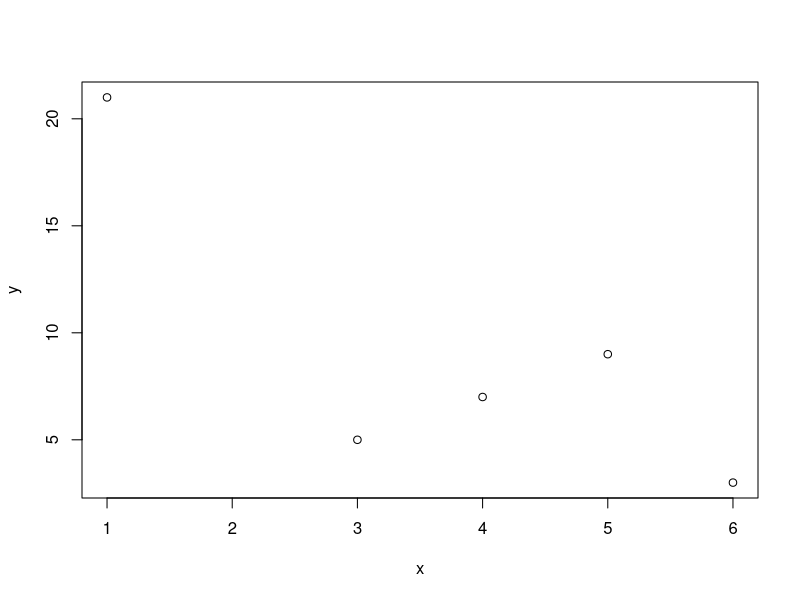
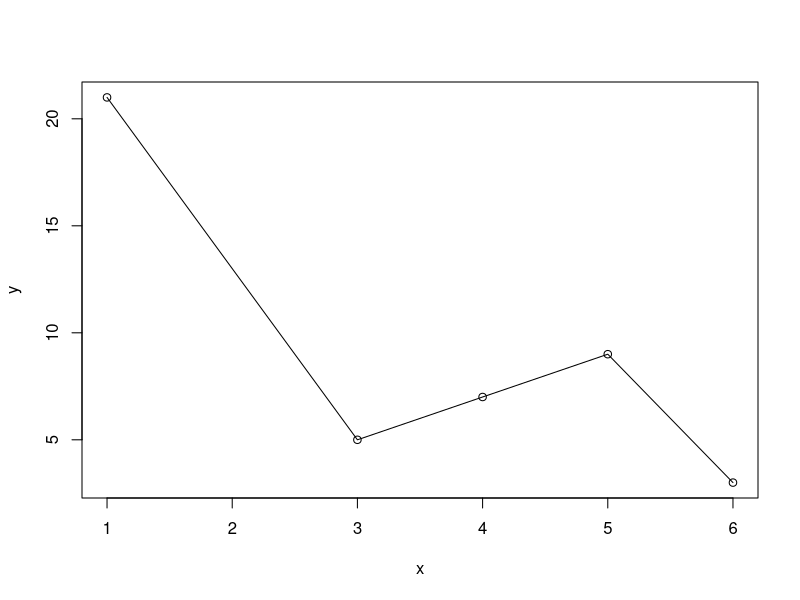
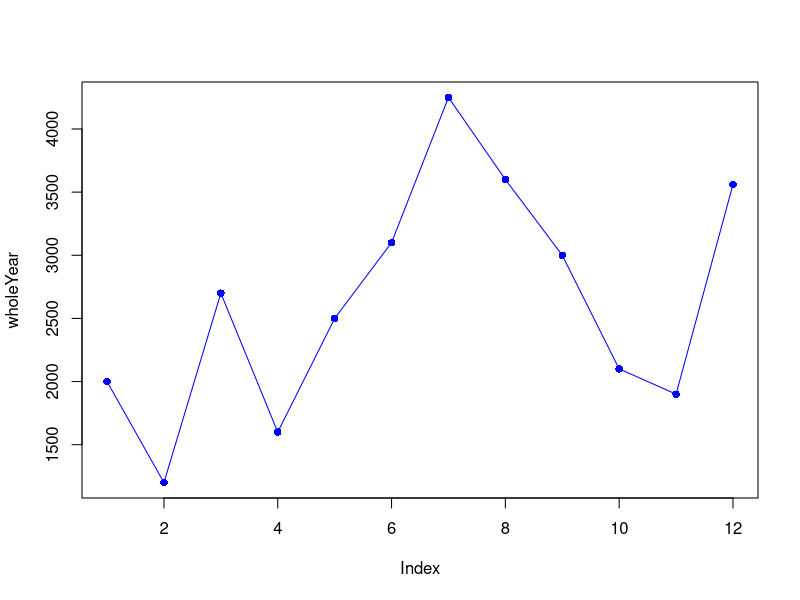
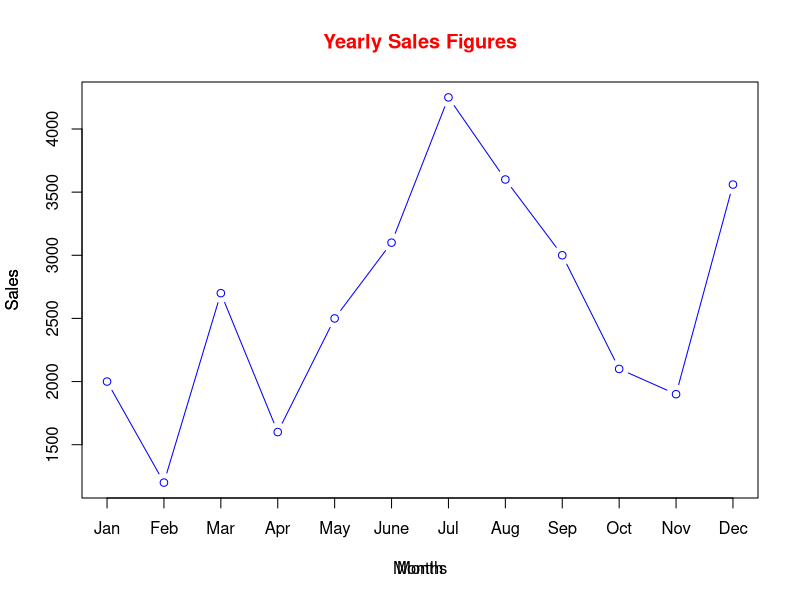
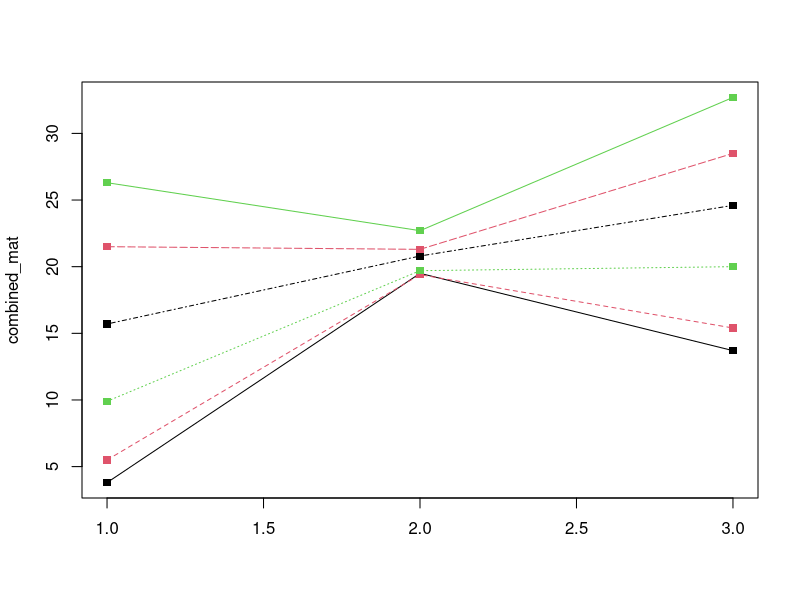
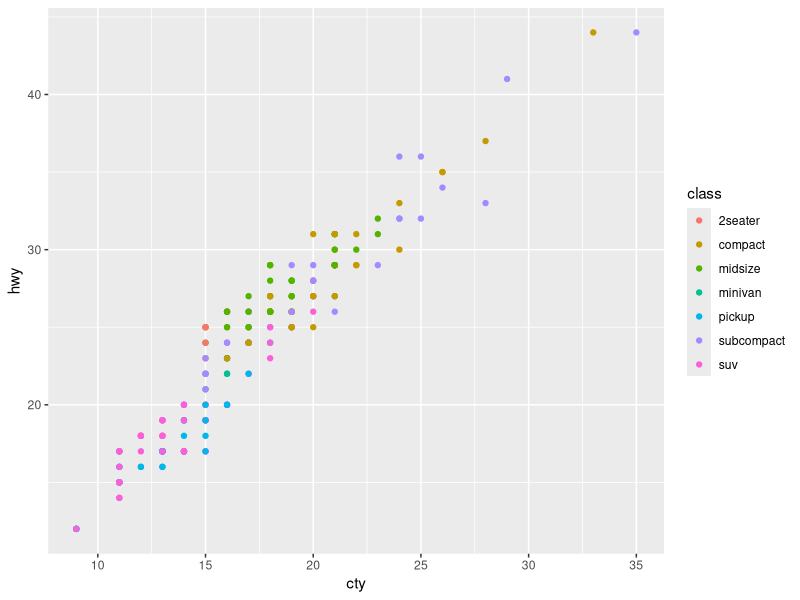
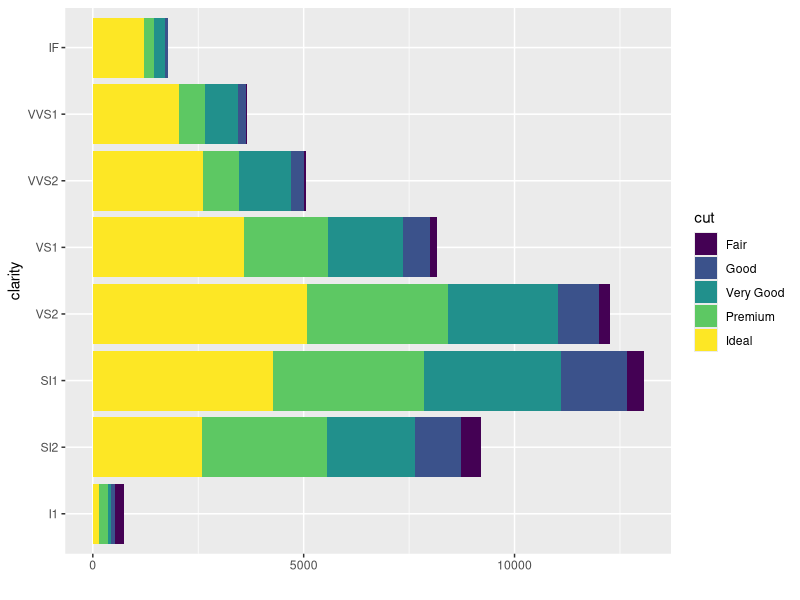

Write R code to recreate these figures, in order.
# Comments with a hash tag (just as in Python)
# Storing Variables

name <- "Suzannah"
surname <- "Downie"
pet <- "Cat"
print(name)
print(surname)
print(pet)

# user input - readline function and pasting
name2 <- readline("Enter your name: ")
paste("Welcome", name2)

# data types

# main data types in R:
# numerical:
#   double
#   integer
# 
# character
# logical

#1D data types
# vectors
# lists

#2D data types
# matrix
# data frame

name3 <- "Andy"
print(name3)

title <- "Data Academy"
typeof(title)

#doubles, integers, and characters
var <- 123L
typeof(var)


#logical
flag <- F
typeof(flag)
is.logical(flag)

#vectors - can store multiple values but MUST be the same data type
my_vec <-c("Monday", "Tuesday", "Wednesday", "Thursday", "Friday")
my_vec
my_vec[1]
my_vec[3] <- "Saturday"
my_vec


#lists - can store mixed data types
info <- list(21L, 165.00, "Lisa", TRUE)
info

info <- list(age=21L, height=165L, name="Lisa", employed=TRUE) 
info
info["name"]

info["airport"] <- "JFK"

#recalling and removing objects in memory
ls() 
rm(info)

#arithmetic
num1 <- 10
num2 <- 4

num1 + num2
num1 - num2
num1 * num2

5**2
6.5/2

# Comparison operators. Exactly the same as in Python. 
# Equality ==
# Inequality !=
# Greater than >
# Greater than or equal to >=
# Less than <
# Less than or equal to <=

nil <- 0
num <- 0
max <- 1

nil != max
nil > max
nil < max

#if statements and else statements

if (5 > 1) {
  print ("five is greater than one")
} 


number <- 15

if (number < 10) {
  print("Number is less than 10")
} else if (number == 15) {
  print("We are bang on!")
} else {
  print("Number is greater than ")
}


# basic plotting. You can conduct basic plots in R without importing a library
x <- c(1, 3, 4, 5, 6)
y <- c(21, 5, 7, 9, 3)


plot(x, y)

plot(x, y, type="o")

?plot

#adding more visual parameters

firstQ  <- c(Jan=2000, Feb=1200, Mar=2700)
secondQ <- c(Apr=1600, May=2500, June=3100)
thirdQ  <- c(Jul=4250, Aug=3600, Sep=3000)
fourthQ <- c(Oct=2100, Nov=1900, Dec=3560) 

#combining all 4 vectors

wholeYear <- c(firstQ, secondQ, thirdQ, fourthQ)
wholeYear

#plotting vectors - specifying type, colour and point of characters.  
#pch = point character of the points on the graph 
plot(wholeYear, type ="o", col="blue", pch=16)



#Turning off annotation and axes labels.

plot(wholeYear, type ="b", col="blue", pch=1, xaxt="n", xlab="Months", ylab="Sales")

#adding range and annotation for x and y axis

axis(1, at=1:12, lab=names(wholeYear))


# add titles 
title(xlab= "Month", ylab = "Sales", main = "Yearly Sales Figures", col.main="Red")

# Matrices
data <- seq(1:32)
my_matrix <- matrix(data, nrow=4, ncol=8)
my_matrix

print(data)

ny <- c(3.8,5.5,9.9,15.7,21.5,26.3)
la <- c(19.5,19.4,19.7,20.8,21.3,22.7)
sf <- c(13.7,15.4,20.0,24.6,28.5,32.7)

combined_mat <- rbind(ny,la,sf)
combined_mat

matplot(combined_mat, type ="o", pch=15, col=1:3)


# data frames - can store mixed data types
city <- c("NY", "LA", "Vegas")
rainfall <- c(20L, 10L, 5L)
sun <- c(FALSE, TRUE, TRUE)

frame <- data.frame(city, rainfall, sun)  

print (frame)


#R lesson part 2

# gglot2 is a library that can be used to create more sophisticated plots
install.packages("ggplot2")
library(ggplot2)

# to find a toy data set
data(package = "ggplot2")


#Scatter plot with qplot

ggplot2::mpg

qplot(data = mpg, x = cty, y = hwy, geom = "point", color = class)

# bar plot and stacked bar plot

ggplot2::diamonds

?diamonds
diamonds

qplot(data = diamonds, y = clarity, geom = "bar", fill = cut)

#  fill = cut 


